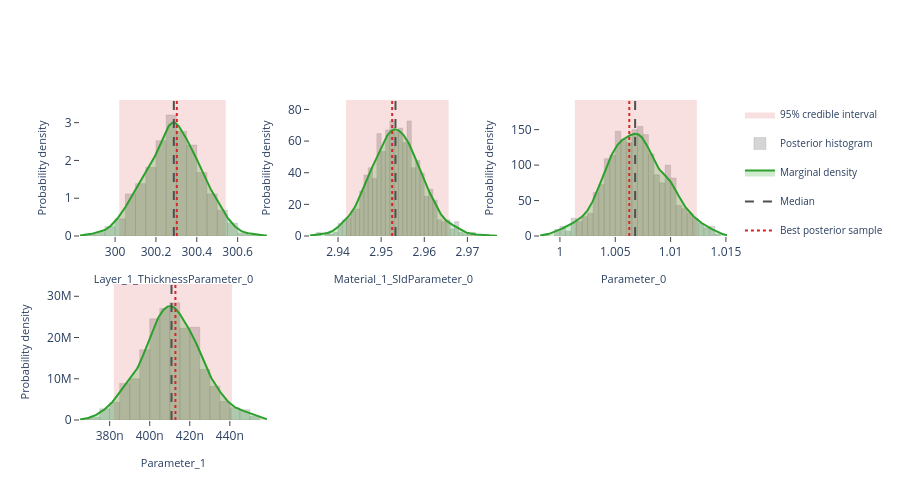

The notebook cell this image was saved under:
### Markdown cell above
## Interactive posterior plots

The next three cells render the same Plotly figures that are shown on the
Bayesian Posterior tab of the EasyReflectometryApp:

* **Marginals** — per-parameter distribution: histogram + smooth KDE marginal,
  shaded 95% credible interval, and median / best-sample lines
  (`plot_distribution` or `posterior.distribution()`)
* **Corner plot** — pairwise marginals + 2-D contours + scatter (`plot_corner`)
* **Traces** — per-chain trace + marginal histogram (`plot_trace`)

The standalone helpers are called with ``return_figure=True`` so they return a
Plotly ``Figure`` that we render in the notebook with ``fig.show()``; the
``PosteriorResults`` methods return the figure directly.

### Code cell
# ---- Marginal posterior distributions ---------------------------------------
# One panel per free parameter, each overlaying the posterior histogram, a
# smooth Gaussian-KDE marginal, the shaded 95% credible interval, and the
# median / best-sample reference lines.  Mirrors the "Marginals" sub-tab in
# the EasyReflectometryApp.

# The PosteriorResults method passes ``logp`` through automatically so the
# best posterior sample (MAP) line is drawn:
fig = posterior.distribution()
fig.show()

# Standalone equivalent (pass ``logp`` to get the best-sample line):
# fig = plot_distribution(
#     posterior.draws,
#     posterior.param_names,
#     logp=posterior.logp,
#     return_figure=True,
# )
# fig.show()

### Figure 1 — Plotly figure (JSON) as saved in the notebook; plotly's stock layout.template omitted (floating-point values rounded to 4 significant figures; data arrays with more than 128 entries replaced by an {"elided": "..."} marker saying what was removed)
{"data": [{"fill": "toself", "fillcolor": "rgba(214, 39, 40, 0.14)", "hoverinfo": "skip", "legendgroup": "95% credible interval", "line": {"color": "rgba(214, 39, 40, 0.14)", "width": 0}, "mode": "lines", "name": "95% credible interval", "showlegend": true, "type": "scatter", "x": [300.0, 300.5, 300.5, 300.0, 300.0], "xaxis": "x", "y": [0.0, 0.0, 3.6, 3.6, 0.0], "yaxis": "y"}, {"histnorm": "probability density", "hovertemplate": "sample=%{x:.4f}<br>density: %{y:.2f}<extra></extra>", "legendgroup": "histogram", "marker": {"color": "rgba(120, 120, 120, 0.38)", "line": {"color": "rgba(120, 120, 120, 0.24)", "width": 1}}, "name": "Posterior histogram", "nbinsx": 40, "opacity": 0.82, "showlegend": true, "type": "histogram", "x": {"elided": "880 float values"}, "xaxis": "x", "yaxis": "y"}, {"fill": "tozeroy", "fillcolor": "rgba(44, 160, 44, 0.22)", "hovertemplate": "Layer_1_ThicknessParameter_0: %{x:.4f}<br>density: %{y:.4f}<extra></extra>", "legendgroup": "marginal", "line": {"color": "rgb(44, 160, 44)", "width": 2}, "mode": "lines", "name": "Marginal density", "showlegend": true, "type": "scatter", "x": {"elided": "256 float values"}, "xaxis": "x", "y": {"elided": "256 float values"}, "yaxis": "y"}, {"hovertemplate": "Median: %{x:.4f}<extra></extra>", "legendgroup": "Median", "line": {"color": "rgb(80, 80, 80)", "dash": "dash", "width": 2}, "mode": "lines", "name": "Median", "showlegend": true, "type": "scatter", "x": [300.3, 300.3], "xaxis": "x", "y": [0.0, 3.6], "yaxis": "y"}, {"hovertemplate": "Best posterior sample: %{x:.4f}<extra></extra>", "legendgroup": "Best posterior sample", "line": {"color": "rgb(214, 39, 40)", "dash": "dot", "width": 2}, "mode": "lines", "name": "Best posterior sample", "showlegend": true, "type": "scatter", "x": [300.3, 300.3], "xaxis": "x", "y": [0.0, 3.6], "yaxis": "y"}, {"fill": "toself", "fillcolor": "rgba(214, 39, 40, 0.14)", "hoverinfo": "skip", "legendgroup": "95% credible interval", "line": {"color": "rgba(214, 39, 40, 0.14)", "width": 0}, "mode": "lines", "name": "95% credible interval", "showlegend": false, "type": "scatter", "x": [2.942, 2.966, 2.966, 2.942, 2.942], "xaxis": "x2", "y": [0.0, 0.0, 85.98, 85.98, 0.0], "yaxis": "y2"}, {"histnorm": "probability density", "hovertemplate": "sample=%{x:.4f}<br>density: %{y:.2f}<extra></extra>", "legendgroup": "histogram", "marker": {"color": "rgba(120, 120, 120, 0.38)", "line": {"color": "rgba(120, 120, 120, 0.24)", "width": 1}}, "name": "Posterior histogram", "nbinsx": 40, "opacity": 0.82, "showlegend": false, "type": "histogram", "x": {"elided": "880 float values"}, "xaxis": "x2", "yaxis": "y2"}, {"fill": "tozeroy", "fillcolor": "rgba(44, 160, 44, 0.22)", "hovertemplate": "Material_1_SldParameter_0: %{x:.4f}<br>density: %{y:.4f}<extra></extra>", "legendgroup": "marginal", "line": {"color": "rgb(44, 160, 44)", "width": 2}, "mode": "lines", "name": "Marginal density", "showlegend": false, "type": "scatter", "x": {"elided": "256 float values"}, "xaxis": "x2", "y": {"elided": "256 float values"}, "yaxis": "y2"}, {"hovertemplate": "Median: %{x:.4f}<extra></extra>", "legendgroup": "Median", "line": {"color": "rgb(80, 80, 80)", "dash": "dash", "width": 2}, "mode": "lines", "name": "Median", "showlegend": false, "type": "scatter", "x": [2.953, 2.953], "xaxis": "x2", "y": [0.0, 85.98], "yaxis": "y2"}, {"hovertemplate": "Best posterior sample: %{x:.4f}<extra></extra>", "legendgroup": "Best posterior sample", "line": {"color": "rgb(214, 39, 40)", "dash": "dot", "width": 2}, "mode": "lines", "name": "Best posterior sample", "showlegend": false, "type": "scatter", "x": [2.953, 2.953], "xaxis": "x2", "y": [0.0, 85.98], "yaxis": "y2"}, {"fill": "toself", "fillcolor": "rgba(214, 39, 40, 0.14)", "hoverinfo": "skip", "legendgroup": "95% credible interval", "line": {"color": "rgba(214, 39, 40, 0.14)", "width": 0}, "mode": "lines", "name": "95% credible interval", "showlegend": false, "type": "scatter", "x": [1.001, 1.012, 1.012, 1.001, 1.001], "xaxis": "x3", "y": [0.0, 0.0, 191.8, 191.8, 0.0], "yaxis": "y3"}, {"histnorm": "probability density", "hovertemplate": "sample=%{x:.4f}<br>density: %{y:.2f}<extra></extra>", "legendgroup": "histogram", "marker": {"color": "rgba(120, 120, 120, 0.38)", "line": {"color": "rgba(120, 120, 120, 0.24)", "width": 1}}, "name": "Posterior histogram", "nbinsx": 40, "opacity": 0.82, "showlegend": false, "type": "histogram", "x": {"elided": "880 float values"}, "xaxis": "x3", "yaxis": "y3"}, {"fill": "tozeroy", "fillcolor": "rgba(44, 160, 44, 0.22)", "hovertemplate": "Parameter_0: %{x:.4f}<br>density: %{y:.4f}<extra></extra>", "legendgroup": "marginal", "line": {"color": "rgb(44, 160, 44)", "width": 2}, "mode": "lines", "name": "Marginal density", "showlegend": false, "type": "scatter", "x": {"elided": "256 float values"}, "xaxis": "x3", "y": {"elided": "256 float values"}, "yaxis": "y3"}, {"hovertemplate": "Median: %{x:.4f}<extra></extra>", "legendgroup": "Median", "line": {"color": "rgb(80, 80, 80)", "dash": "dash", "width": 2}, "mode": "lines", "name": "Median", "showlegend": false, "type": "scatter", "x": [1.007, 1.007], "xaxis": "x3", "y": [0.0, 191.8], "yaxis": "y3"}, {"hovertemplate": "Best posterior sample: %{x:.4f}<extra></extra>", "legendgroup": "Best posterior sample", "line": {"color": "rgb(214, 39, 40)", "dash": "dot", "width": 2}, "mode": "lines", "name": "Best posterior sample", "showlegend": false, "type": "scatter", "x": [1.006, 1.006], "xaxis": "x3", "y": [0.0, 191.8], "yaxis": "y3"}, {"fill": "toself", "fillcolor": "rgba(214, 39, 40, 0.14)", "hoverinfo": "skip", "legendgroup": "95% credible interval", "line": {"color": "rgba(214, 39, 40, 0.14)", "width": 0}, "mode": "lines", "name": "95% credible interval", "showlegend": false, "type": "scatter", "x": [3.821e-07, 4.41e-07, 4.41e-07, 3.821e-07, 3.821e-07], "xaxis": "x4", "y": [0.0, 0.0, 32980000.0, 32980000.0, 0.0], "yaxis": "y4"}, {"histnorm": "probability density", "hovertemplate": "sample=%{x:.4f}<br>density: %{y:.2f}<extra></extra>", "legendgroup": "histogram", "marker": {"color": "rgba(120, 120, 120, 0.38)", "line": {"color": "rgba(120, 120, 120, 0.24)", "width": 1}}, "name": "Posterior histogram", "nbinsx": 40, "opacity": 0.82, "showlegend": false, "type": "histogram", "x": {"elided": "880 float values"}, "xaxis": "x4", "yaxis": "y4"}, {"fill": "tozeroy", "fillcolor": "rgba(44, 160, 44, 0.22)", "hovertemplate": "Parameter_1: %{x:.4f}<br>density: %{y:.4f}<extra></extra>", "legendgroup": "marginal", "line": {"color": "rgb(44, 160, 44)", "width": 2}, "mode": "lines", "name": "Marginal density", "showlegend": false, "type": "scatter", "x": {"elided": "256 float values"}, "xaxis": "x4", "y": {"elided": "256 float values"}, "yaxis": "y4"}, {"hovertemplate": "Median: %{x:.4f}<extra></extra>", "legendgroup": "Median", "line": {"color": "rgb(80, 80, 80)", "dash": "dash", "width": 2}, "mode": "lines", "name": "Median", "showlegend": false, "type": "scatter", "x": [4.109e-07, 4.109e-07], "xaxis": "x4", "y": [0.0, 32980000.0], "yaxis": "y4"}, {"hovertemplate": "Best posterior sample: %{x:.4f}<extra></extra>", "legendgroup": "Best posterior sample", "line": {"color": "rgb(214, 39, 40)", "dash": "dot", "width": 2}, "mode": "lines", "name": "Best posterior sample", "showlegend": false, "type": "scatter", "x": [4.128e-07, 4.128e-07], "xaxis": "x4", "y": [0.0, 32980000.0], "yaxis": "y4"}], "layout": {"barmode": "overlay", "height": 500, "legend": {"font": {"size": 10}}, "plot_bgcolor": "white", "showlegend": true, "xaxis": {"anchor": "y", "domain": [0.0, 0.2889], "range": [299.8, 300.7], "showgrid": false, "ticks": "outside", "title": {"font": {"size": 11}, "text": "Layer_1_ThicknessParameter_0"}, "zeroline": false}, "xaxis2": {"anchor": "y2", "domain": [0.3556, 0.6444], "range": [2.934, 2.977], "showgrid": false, "ticks": "outside", "title": {"font": {"size": 11}, "text": "Material_1_SldParameter_0"}, "zeroline": false}, "xaxis3": {"anchor": "y3", "domain": [0.7111, 1.0], "range": [0.9982, 1.015], "showgrid": false, "ticks": "outside", "title": {"font": {"size": 11}, "text": "Parameter_0"}, "zeroline": false}, "xaxis4": {"anchor": "y4", "domain": [0.0, 0.2889], "range": [3.652e-07, 4.585e-07], "showgrid": false, "ticks": "outside", "title": {"font": {"size": 11}, "text": "Parameter_1"}, "zeroline": false}, "xaxis5": {"anchor": "y5", "domain": [0.3556, 0.6444], "showgrid": false, "ticks": "outside", "zeroline": false}, "xaxis6": {"anchor": "y6", "domain": [0.7111, 1.0], "showgrid": false, "ticks": "outside", "zeroline": false}, "yaxis": {"anchor": "x", "domain": [0.575, 1.0], "range": [0.0, 3.6], "showgrid": false, "ticks": "outside", "title": {"font": {"size": 11}, "text": "Probability density"}, "zeroline": false}, "yaxis2": {"anchor": "x2", "domain": [0.575, 1.0], "range": [0.0, 85.98], "showgrid": false, "ticks": "outside", "title": {"font": {"size": 11}, "text": "Probability density"}, "zeroline": false}, "yaxis3": {"anchor": "x3", "domain": [0.575, 1.0], "range": [0.0, 191.8], "showgrid": false, "ticks": "outside", "title": {"font": {"size": 11}, "text": "Probability density"}, "zeroline": false}, "yaxis4": {"anchor": "x4", "domain": [0.0, 0.425], "range": [0.0, 32980000.0], "showgrid": false, "ticks": "outside", "title": {"font": {"size": 11}, "text": "Probability density"}, "zeroline": false}, "yaxis5": {"anchor": "x5", "domain": [0.0, 0.425], "showgrid": false, "ticks": "outside", "zeroline": false}, "yaxis6": {"anchor": "x6", "domain": [0.0, 0.425], "showgrid": false, "ticks": "outside", "zeroline": false}}}
